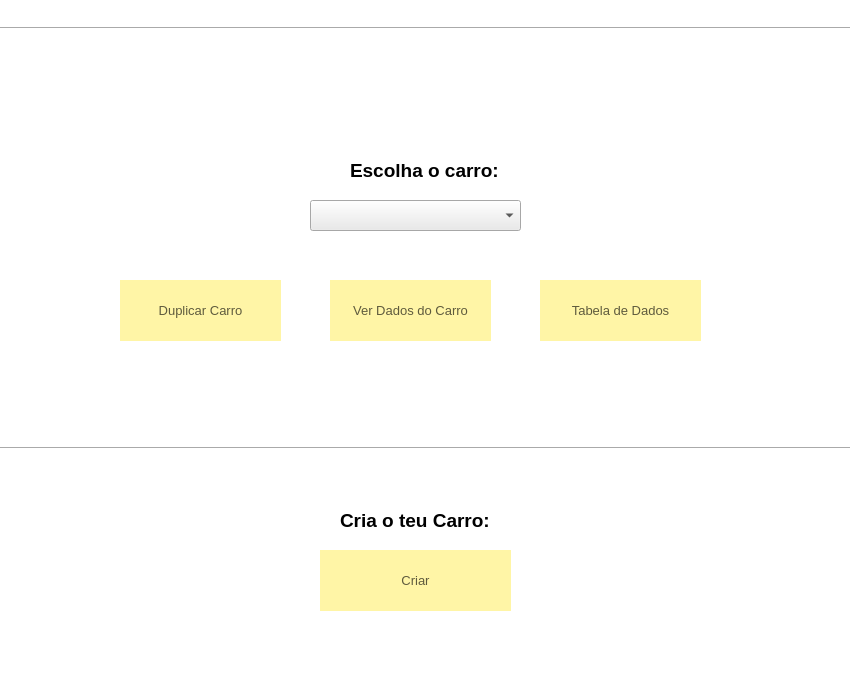
<?xml version="1.0" encoding="UTF-8"?>
<ui version="4.0">
 <class>MainWindow</class>
 <widget class="QMainWindow" name="MainWindow">
  <property name="geometry">
   <rect>
    <x>0</x>
    <y>0</y>
    <width>850</width>
    <height>686</height>
   </rect>
  </property>
  <property name="minimumSize">
   <size>
    <width>850</width>
    <height>686</height>
   </size>
  </property>
  <property name="maximumSize">
   <size>
    <width>850</width>
    <height>686</height>
   </size>
  </property>
  <property name="cursor">
   <cursorShape>ArrowCursor</cursorShape>
  </property>
  <property name="windowTitle">
   <string>Menu Principal</string>
  </property>
  <property name="windowIcon">
   <iconset>
    <normaloff>../icon.ico</normaloff>../icon.ico</iconset>
  </property>
  <property name="styleSheet">
   <string notr="true">background:white</string>
  </property>
  <widget class="QWidget" name="centralwidget">
   <widget class="QPushButton" name="btnTabelaDados">
    <property name="geometry">
     <rect>
      <x>540</x>
      <y>280</y>
      <width>161</width>
      <height>61</height>
     </rect>
    </property>
    <property name="font">
     <font>
      <pointsize>10</pointsize>
     </font>
    </property>
    <property name="cursor">
     <cursorShape>PointingHandCursor</cursorShape>
    </property>
    <property name="styleSheet">
     <string notr="true">QPushButton{
	background-color:rgb(255, 245, 166);
	border:none;
	color:rgb(95, 91, 61);
	border -bottom: 5px solid rgb(162, 155, 105)
}
QPushButton:hover{
	background-color:rgb(229, 217, 150);
	border-bottom: 5px solid rgb(162, 155, 105)
}
QPushButton:pressed {
	background-color:rgb(255, 242, 165);
	border-bottom: 5px solid rgb(162, 155, 105)
}</string>
    </property>
    <property name="text">
     <string>Tabela de Dados</string>
    </property>
   </widget>
   <widget class="QComboBox" name="comboBoxCarro">
    <property name="geometry">
     <rect>
      <x>310</x>
      <y>200</y>
      <width>211</width>
      <height>31</height>
     </rect>
    </property>
    <property name="font">
     <font>
      <pointsize>10</pointsize>
     </font>
    </property>
    <property name="cursor">
     <cursorShape>PointingHandCursor</cursorShape>
    </property>
    <property name="styleSheet">
     <string notr="true">background:rgb(234, 234, 234)</string>
    </property>
    <property name="placeholderText">
     <string>&lt;Selecionar Carro&gt;</string>
    </property>
   </widget>
   <widget class="QPushButton" name="btnCriarCarro">
    <property name="geometry">
     <rect>
      <x>320</x>
      <y>550</y>
      <width>191</width>
      <height>61</height>
     </rect>
    </property>
    <property name="font">
     <font>
      <pointsize>10</pointsize>
     </font>
    </property>
    <property name="cursor">
     <cursorShape>PointingHandCursor</cursorShape>
    </property>
    <property name="styleSheet">
     <string notr="true">QPushButton{
	background-color:rgb(255, 245, 166);
	border:none;
	color:rgb(95, 91, 61);
	border -bottom: 5px solid rgb(162, 155, 105)
}
QPushButton:hover{
	background-color:rgb(229, 217, 150);
	border-bottom: 5px solid rgb(162, 155, 105)
}
QPushButton:pressed {
	background-color:rgb(255, 242, 165);
	border-bottom: 5px solid rgb(162, 155, 105)
}</string>
    </property>
    <property name="text">
     <string>Criar</string>
    </property>
   </widget>
   <widget class="QPushButton" name="btnVerCarro">
    <property name="enabled">
     <bool>true</bool>
    </property>
    <property name="geometry">
     <rect>
      <x>330</x>
      <y>280</y>
      <width>161</width>
      <height>61</height>
     </rect>
    </property>
    <property name="font">
     <font>
      <pointsize>10</pointsize>
     </font>
    </property>
    <property name="cursor">
     <cursorShape>PointingHandCursor</cursorShape>
    </property>
    <property name="styleSheet">
     <string notr="true">QPushButton{
	background-color:rgb(255, 245, 166);
	border:none;
	color:rgb(95, 91, 61);
	border -bottom: 5px solid rgb(162, 155, 105)
}
QPushButton:hover{
	background-color:rgb(229, 217, 150);
	border-bottom: 5px solid rgb(162, 155, 105)
}
QPushButton:pressed {
	background-color:rgb(255, 242, 165);
	border-bottom: 5px solid rgb(162, 155, 105)
}</string>
    </property>
    <property name="text">
     <string>Ver Dados do Carro</string>
    </property>
    <property name="checkable">
     <bool>false</bool>
    </property>
   </widget>
   <widget class="QPushButton" name="btnDuplicarCarro">
    <property name="geometry">
     <rect>
      <x>120</x>
      <y>280</y>
      <width>161</width>
      <height>61</height>
     </rect>
    </property>
    <property name="font">
     <font>
      <pointsize>10</pointsize>
     </font>
    </property>
    <property name="cursor">
     <cursorShape>PointingHandCursor</cursorShape>
    </property>
    <property name="styleSheet">
     <string notr="true">QPushButton{
	background-color:rgb(255, 245, 166);
	border:none;
	color:rgb(95, 91, 61);
	border -bottom: 5px solid rgb(162, 155, 105)
}
QPushButton:hover{
	background-color:rgb(229, 217, 150);
	border-bottom: 5px solid rgb(162, 155, 105)
}
QPushButton:pressed {
	background-color:rgb(255, 242, 165);
	border-bottom: 5px solid rgb(162, 155, 105)
}</string>
    </property>
    <property name="text">
     <string>Duplicar Carro</string>
    </property>
   </widget>
   <widget class="QLabel" name="label">
    <property name="geometry">
     <rect>
      <x>350</x>
      <y>150</y>
      <width>151</width>
      <height>41</height>
     </rect>
    </property>
    <property name="font">
     <font>
      <pointsize>14</pointsize>
      <bold>true</bold>
     </font>
    </property>
    <property name="text">
     <string>Escolha o carro:</string>
    </property>
   </widget>
   <widget class="Line" name="line">
    <property name="geometry">
     <rect>
      <x>-10</x>
      <y>20</y>
      <width>471</width>
      <height>16</height>
     </rect>
    </property>
    <property name="orientation">
     <enum>Qt::Horizontal</enum>
    </property>
   </widget>
   <widget class="Line" name="line_2">
    <property name="geometry">
     <rect>
      <x>-10</x>
      <y>440</y>
      <width>471</width>
      <height>16</height>
     </rect>
    </property>
    <property name="orientation">
     <enum>Qt::Horizontal</enum>
    </property>
   </widget>
   <widget class="Line" name="line_3">
    <property name="geometry">
     <rect>
      <x>430</x>
      <y>20</y>
      <width>471</width>
      <height>16</height>
     </rect>
    </property>
    <property name="orientation">
     <enum>Qt::Horizontal</enum>
    </property>
   </widget>
   <widget class="Line" name="line_4">
    <property name="geometry">
     <rect>
      <x>450</x>
      <y>440</y>
      <width>471</width>
      <height>16</height>
     </rect>
    </property>
    <property name="orientation">
     <enum>Qt::Horizontal</enum>
    </property>
   </widget>
   <widget class="QLabel" name="label_2">
    <property name="geometry">
     <rect>
      <x>340</x>
      <y>500</y>
      <width>151</width>
      <height>41</height>
     </rect>
    </property>
    <property name="font">
     <font>
      <pointsize>14</pointsize>
      <bold>true</bold>
     </font>
    </property>
    <property name="text">
     <string>Cria o teu Carro:</string>
    </property>
   </widget>
  </widget>
  <widget class="QMenuBar" name="menubar">
   <property name="geometry">
    <rect>
     <x>0</x>
     <y>0</y>
     <width>850</width>
     <height>21</height>
    </rect>
   </property>
  </widget>
  <widget class="QStatusBar" name="statusbar"/>
 </widget>
 <resources/>
 <connections/>
</ui>
